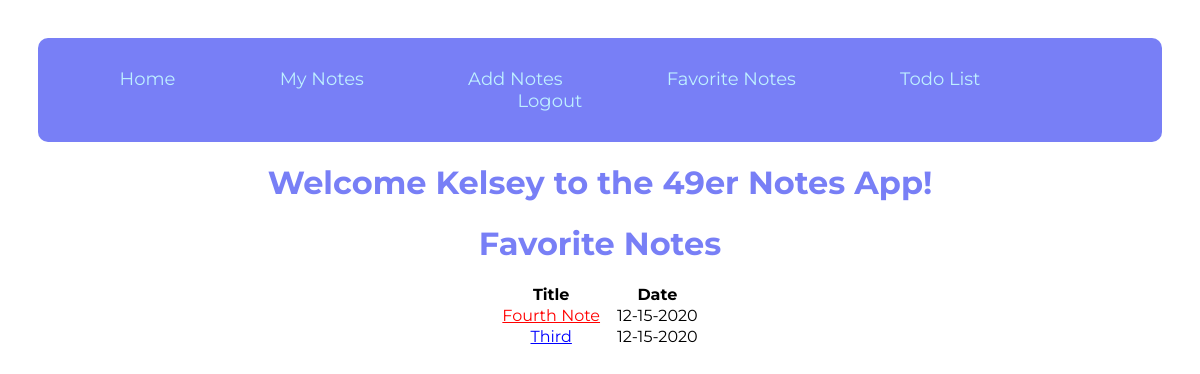
Before: /favorite (signed in) with the older database file.
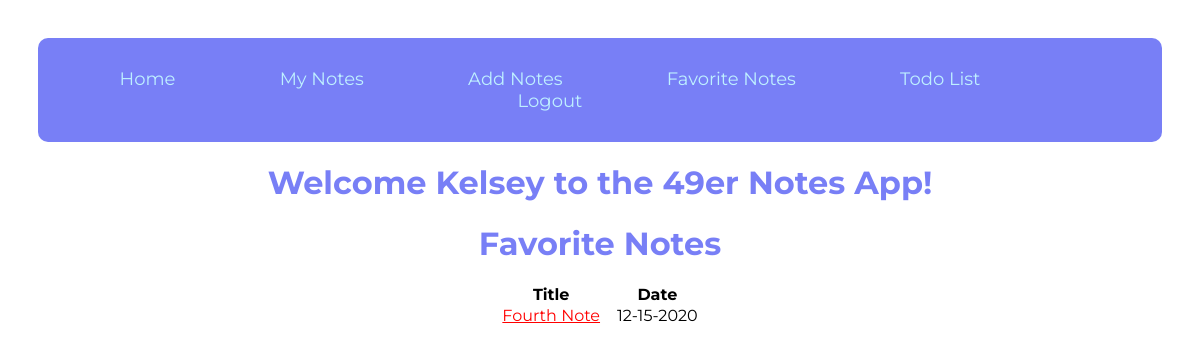
After: the same page with the newer database file.
### models.py (models this page shows, shortened)
class Note(db.Model):
    id = db.Column("id", db.Integer, primary_key=True)
    title = db.Column("title", db.String(200))
    text = db.Column("text", db.String(100))
    date = db.Column("date", db.String(50))
    favorite = db.Column("favorite", db.Boolean(False))
    comments = db.relationship("Comment", backref="note", cascade="all, delete-orphan", lazy=True)
    color = db.Column("color", db.String(10))
    user_id = db.Column(db.Integer, db.ForeignKey("user.id"), nullable=False)

### flask05.py (the view)
@app.route('/favorite', methods=['GET', 'POST'])
def get_favorite():
    if session.get('user'):
        my_notes = db.session.query(Note).filter_by(user_id=session['user_id']).all()
        return render_template('favorite.html', notes=my_notes, user=session['user'])
    else:
        return redirect(url_for('login'))

### templates/favorite.html (shortened to what this page needs)
<!DOCTYPE html>
<html lang="en">
<head>
    <link rel="stylesheet" href="{{ url_for('static', filename='1main.css') }}">
</head>
<body>
<nav id="nav">
    <a href="{{ url_for('index') }}">  Home</a>
    <a href="{{ url_for('get_notes') }}"> My Notes</a>
    <a href="{{ url_for('new_note') }}">Add Notes</a>
    <a href="{{ url_for('get_favorite') }}">Favorite Notes</a>
    <a href="{{ url_for('get_todo') }}"> Todo List</a>
    {% if user %}
    <a href="{{ url_for('logout') }}">Logout</a>
</nav>
{% else %}
<a href="{{ url_for('login') }}">Sign In</a>
<a href="{{ url_for('register') }}">Register</a>
</nav>
{% endif %}
<h1>Welcome {{user}} to the 49er Notes App!</h1>
<h1>Favorite Notes</h1>
<div class="center">
<table>
    <tr>
        <th>Title</th>
        <th>Date</th>
    </tr>
    {% for note in notes %}
    {% if note.favorite == True %}
    <tr>
        {% if note.color == 'red' %}
        <td><a href="{{ url_for('get_note', note_id=note.id)}}" style="color:red">{{note.title}}</a></td>
        {% elif note.color == 'blue' %}
        <td><a href="{{ url_for('get_note', note_id=note.id)}}" style="color:blue">{{note.title}}</a></td>
        {% else %}
        <td><a href="{{ url_for('get_note', note_id=note.id)}}" style="color:green">{{note.title}}</a></td>
        {% endif %}
        <td>{{ note.date }}</td>
    </tr>
    {% endif %}
    {% endfor %}
</table>
</div>
</body>
</html>

Changed rows visible on the page:
no longer on this page (row edited): Note: title "Third", date "12-15-2020"
